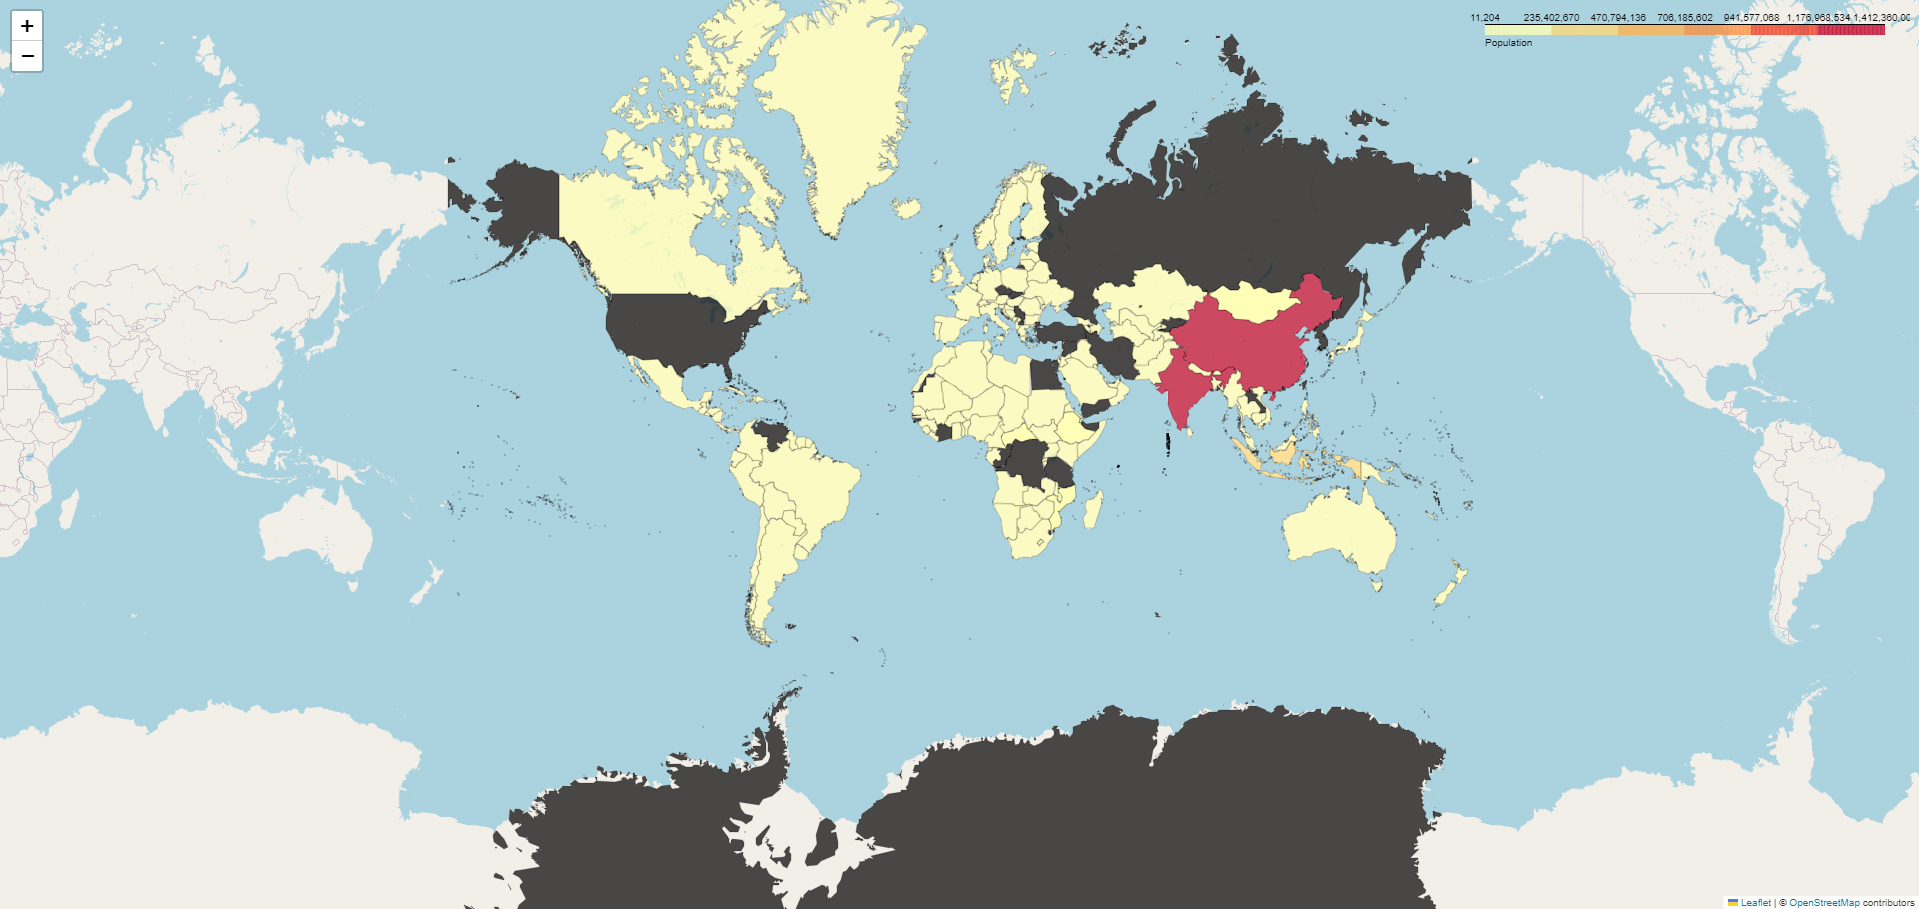

Generate this figure with Python:
import pandas as pd
import geopandas as gpd
import folium

# Read the CSV file into a pandas DataFrame
df = pd.read_csv('population2021.csv')

# Read the GeoJSON file into a GeoDataFrame
gdf = gpd.read_file('countries.geojson')

# Merge the DataFrame and GeoDataFrame based on the 'ADMIN' column
merged = gdf.merge(df, left_on='ADMIN', right_on='ADMIN', how='left')

# Create a Folium map object
m = folium.Map(location=[0, 0], zoom_start=2)

# Add a choropleth layer with graduated symbols
choropleth = folium.Choropleth(
    geo_data=merged,
    name='Choropleth',
    data=merged,
    columns=['ADMIN', 'Population'],
    key_on='feature.properties.ADMIN',
    fill_color='YlOrRd',
    fill_opacity=0.7,
    line_opacity=0.2,
    legend_name='Population',
    highlight=True
).add_to(m)

# Save the map as an HTML file
m.save("graduated_symbol_map.html")
